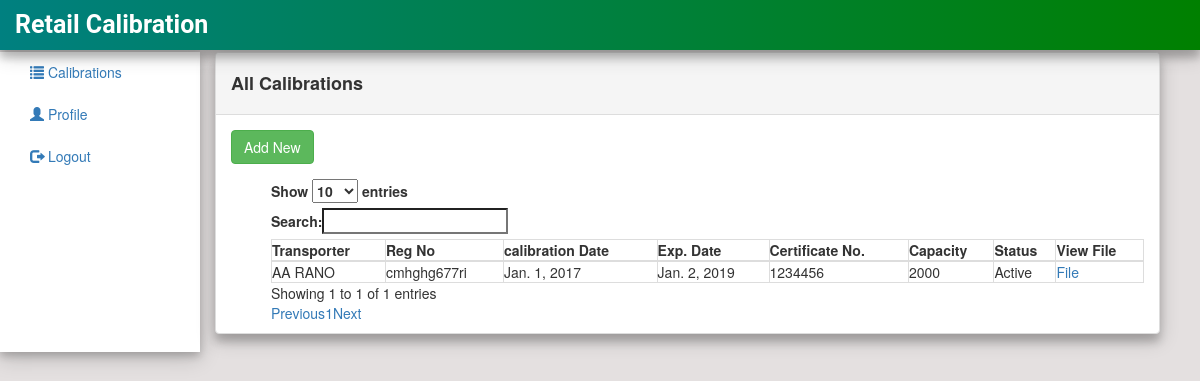
Screenshot of / (signed in) with the database file from the repository.
### calibrate/models.py (models this page shows, shortened)
class Calibration(models.Model):
    first_name = models.CharField(max_length=200)
    last_name = models.CharField(max_length=200)
    GENDER_CHOICES = (
        ('M', 'MALE'),
        ('F', 'FEMALE')
    )
    gender = models.CharField(max_length = 1, choices =GENDER_CHOICES)
    STATE_CHOICE = (
        ('ABIA', 'ABIA'),
        ('ADAMAWA', 'ADAMAWA'),
        ('AKWA IBOM', 'AKWA IBOM'),
        ('KANO', 'KANO')
    )
    state = models.CharField(max_length = 20, choices = STATE_CHOICE)
    phone = models.IntegerField(blank=True, null=True)
    email = models.EmailField(max_length=200)
    tyre_make = models.CharField(max_length=200)
    tyre_guage = models.IntegerField(blank=True, null=True)
    VALVE_POSITION_CHOICES = (
        ('OPEN', 'OPEN'),
        ('CLOSE', 'CLOSE'),
        ('NONE', 'NONE')
    )
    valve_position = models.CharField(max_length =20, choices = VALVE_POSITION_CHOICES)
    job_number = models.IntegerField(blank=True, null=True)
    TANK_POSITION_CHOICES = (
        ('BALLON', 'BALLON'),
        ('SPRING', 'SPRING')
    )
    tank_position = models.CharField(max_length=200, choices=TANK_POSITION_CHOICES)
    registration_number= models.CharField(max_length=200)
    transporter = models.CharField(max_length=200)
    chasis_number = models.CharField(max_length=200)
    date_issued = models.DateField(blank=True, null=True)
    date_expired = models.DateField(blank=True, null=True)
    certificate_number = models.IntegerField(default=0)
    capacity = models.IntegerField(default=0)
    document = models.FileField(upload_to='documents', blank=True, null=True)
    def status(self):
        today = datetime.date.today()
        difference = self.date_expired - today
        if difference.days <=0:
            status_code = "Expired"
        else:
            status_code = "Active"
        return status_code

### calibrate/views.py (the view)
# urls.py: path('', views.CalibrationList.as_view(), name='calibration_list'),
class CalibrationList(LoginRequiredMixin, ListView):
    model = Calibration

### calibrate/templates/calibrate/calibration_list.html (shortened to what this page needs)
{% extends "calibrate/base.html" %}{% block content %}
<div class="col-sm-10">
    <div class="panel panel-default">
        <div class="panel-heading">
            <h4><b>All Calibrations</b></h4>
        </div>
        <div class="panel-body">
            <a class="btn btn-success" href=" {% url 'calibrate:calibration_new'%} " role="button">Add New</a>
        </div>
        <div class="container-fluid">
            <ul>
                <table id="table_id" class="display nowrap table-bordered" style="width:100%">
                    <thead>
                        <tr>
                            <th>Transporter</th>
                            <th>Reg No</th>
                            <th>calibration Date</th>
                            <th>Exp. Date</th>
                            <th>Certificate No.</th>
                            <th>Capacity</th>
                            <th>Status</th>
                            <th>View File</th>
                        </tr>
                    </thead>
                    <tbody>
                        {% for calibration in object_list %}
                        <tr>
                            <td> {{ calibration.transporter }} </td>
                            <td> {{ calibration.registration_number}} </td>
                            <td> {{ calibration.date_issued}} </td>
                            <td> {{ calibration.date_expired}} </td>
                            <td> {{ calibration.certificate_number}} </td>
                            <td> {{ calibration.capacity}} </td>
                            <td> {{ calibration.status }} </td>
                            <td> <a href="media/{{calibration.document }}" target=blank>File</a></td>
                             {% endfor %}
                        </tr>
                    </tbody>
                </table>
            </ul>
        </div>
    </div>
    {% endblock %}

### calibrate/static/css/mystyle.css (style rules this page uses)
.panel { box-shadow: 0 8px 8px 0 rgba(0, 0, 0, 0.19), 0 6px 20px 0 rgba(0, 0, 0, 0.19); margin-top: 52px; }

### rows the page displays
Calibration: transporter "AA RANO", registration_number "cmhghg677ri", date_issued "Jan. 1, 2017", date_expired "Jan. 2, 2019", certificate_number "1234456", capacity "2000", status "Active"
